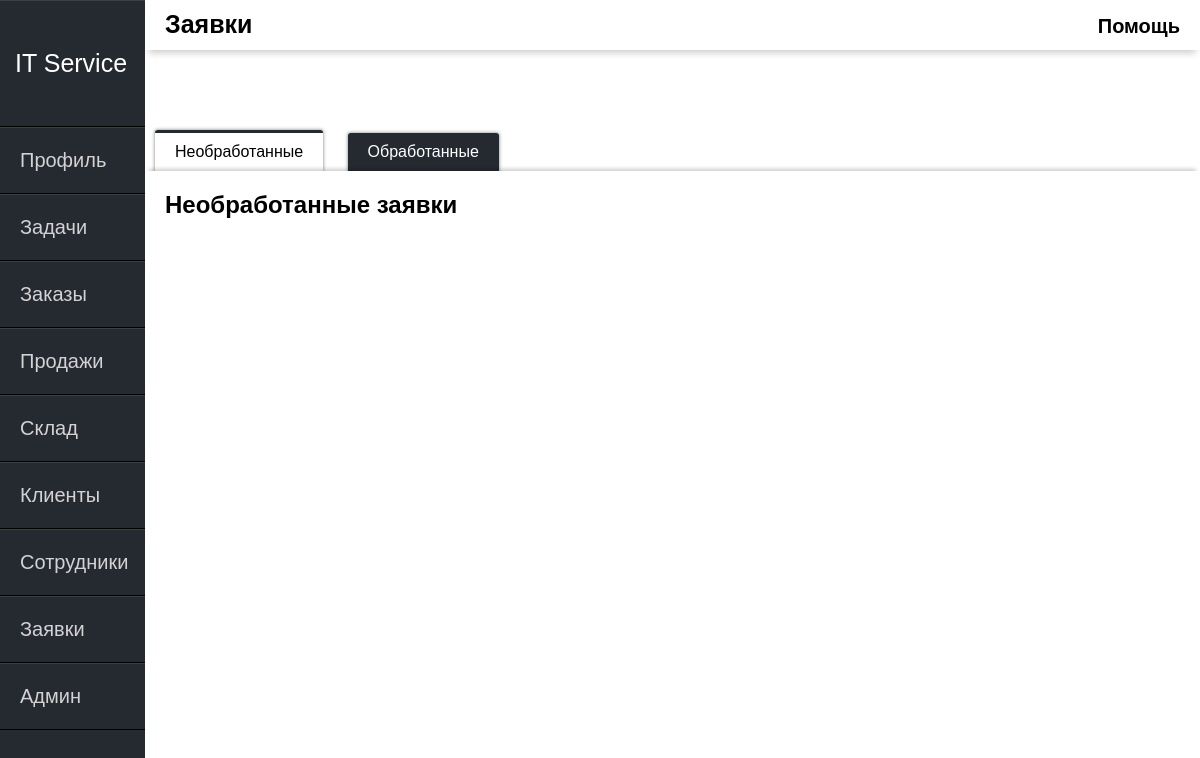
Page /applications/ (signed in) on the earlier database version.
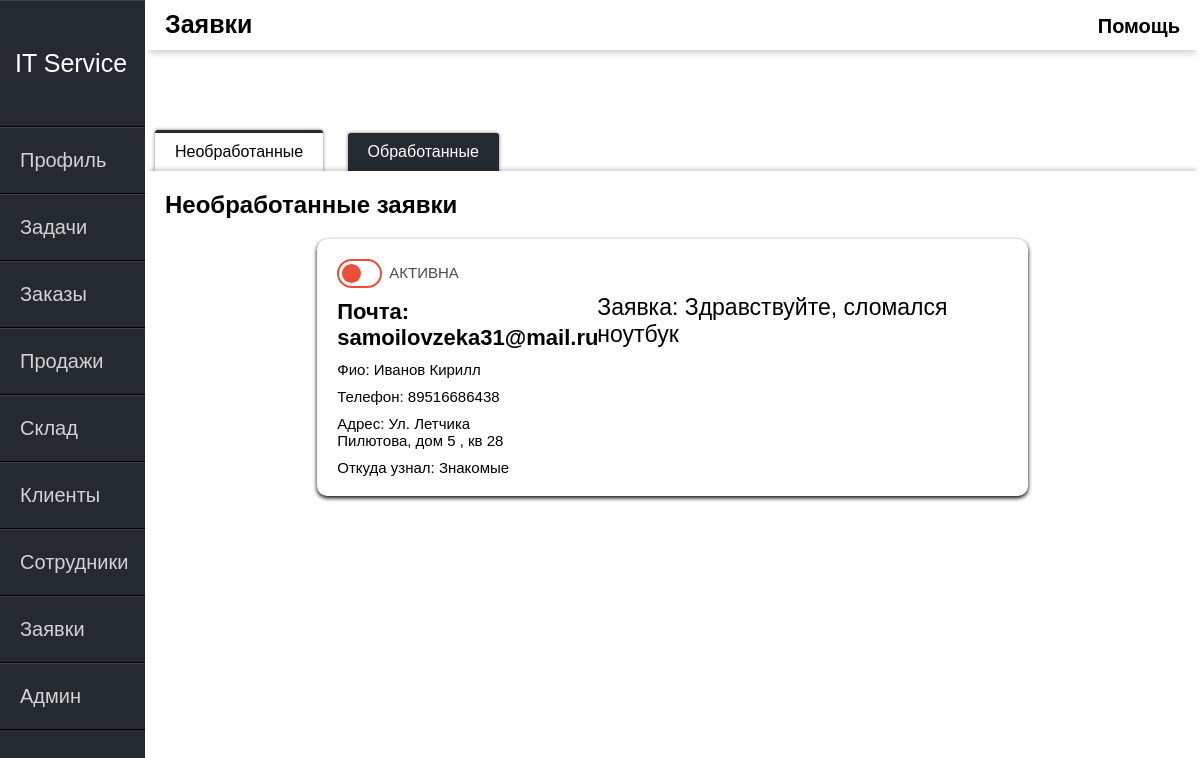
Same page on the later database version.
### itservice/models.py (models this page shows, shortened)
class application(models.Model):
    Found = (
        ('Знакомые', 'Знакомые'),
        ('Интернет', 'Интернет'),
        ('Реклама', 'Реклама')
    )
    application_fio = models.CharField(max_length=50, verbose_name="Фио")
    application_phone = models.CharField(max_length=50, verbose_name="Телефон")
    application_email = models.EmailField(max_length=50, verbose_name="Email")
    application_address = models.CharField(max_length=50, verbose_name="Ваш адрес")
    application_found = models.CharField(max_length=15, choices=Found, default='Реклама',
                                         verbose_name="Откуда вы узнали о нас?")
    application_comment = models.CharField(max_length=300, verbose_name="Заявка")
    application_active = models.BooleanField(default=True, verbose_name="Активна")

### itservice/views.py (the view)
# urls.py: path('applications/', views.Аpplications, name="applications"),
def Аpplications(request):
    appl = application.objects.all()
    return render(request, 'itservice/applications.html', {'appl': appl})

### itservice/templates/itservice/applications.html (shortened to what this page needs)
{% extends 'itservice/main.html' %}
{% block content %}
<div class="header-name">
    Заявки
</div>
 <div class="help">
    <span class="tooltip" data-title="Это окно заявок пользователей.
    Администратор или менеджер обрабатывают заявки и создают из них заказы.">Помощь</span>
 </div>
{% endblock %}
{% block content1 %}
<div class="main-window">
    <div class="order_"></div>
 <div class="warpper">
        <div class="tabs">
            <label class="tab" id="one-tab" for="one">Необработанные</label>
            <label class="tab" id="two-tab" for="two">Обработанные</label>
        </div>
        <div class="panels">
            <div class="panel" id="one-panel">
                <div class="panel-title">Необработанные заявки</div>
                {% for p in appl%}
                 {% if p.application_active == 1 %}
                <div class="tasks_appl">
                    <div class="applo">
                        <label class="toggler-wrapper ">
                            <div class="toggler-slider">
                                <div class="toggler-knob"></div>
                            </div>
                        </label>
                        <li class="task-inf">
                            <h1>Почта: {{p.application_email}}</h1>
                            <p class="desc2">Фио: {{p.application_fio}}</p>
                            <p class="desc2">Телефон: {{p.application_phone}}</p>
                            <p class="desc2">Адрес: {{p.application_address}}</p>
                            <p class="desc2">Откуда узнал: {{p.application_found}}</p>
                        </li>
                    </div>
                    <p class="desc1">Заявка: {{p.application_comment}}</p>
                </div>
                {% endif %}
                {% endfor %}
            </div>
        </div>
    </div>
</div>
{% endblock %}

Differences in the rows shown:
added application: application_email "samoilovzeka31@mail.ru", application_fio "Иванов Кирилл", application_phone "89516686438", application_address "Ул. Летчика Пилютова, дом 5 , кв 28", application_found "Знакомые", application_comment "Здравствуйте, сломался ноутбук"
